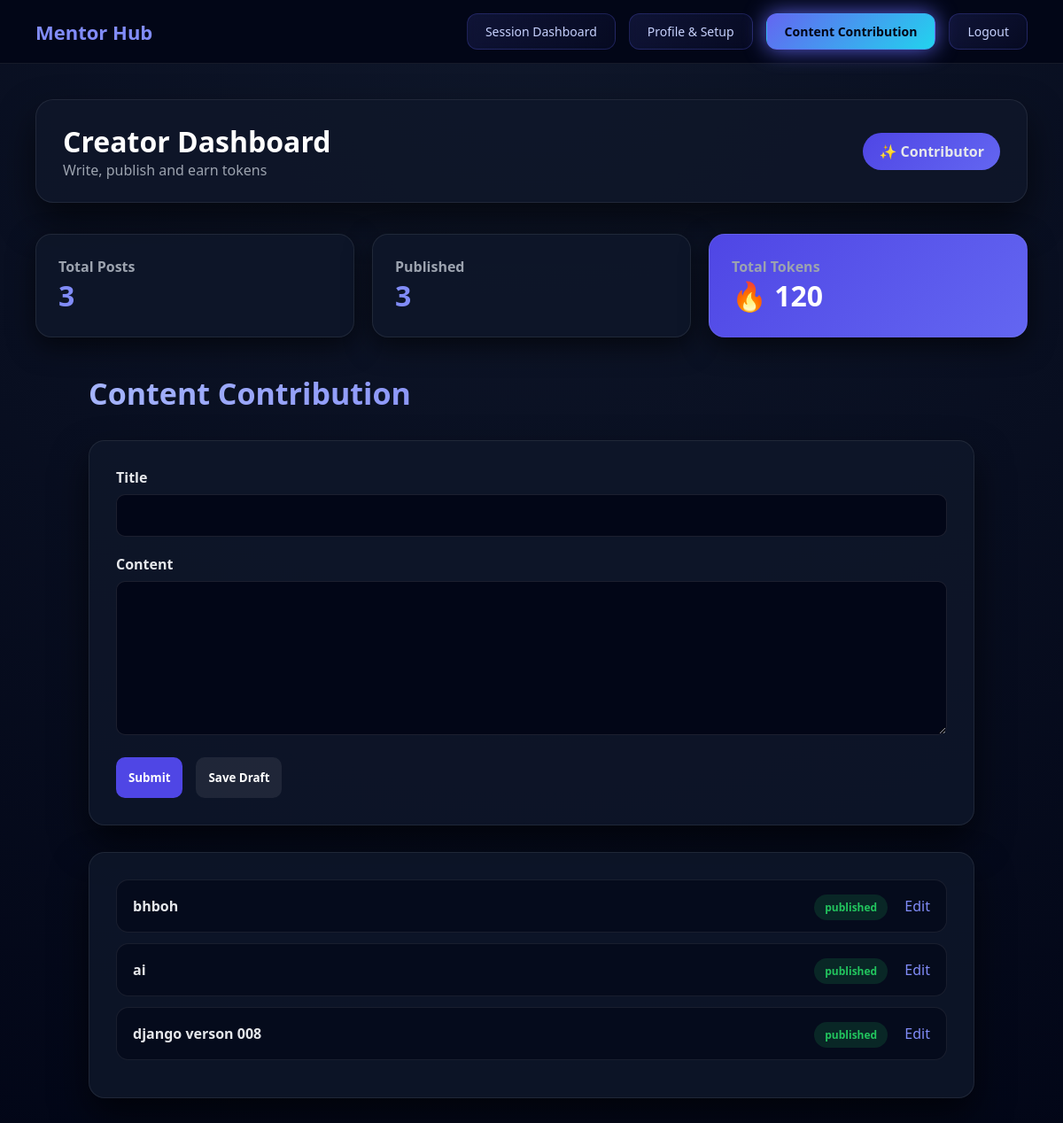
Screenshot of /mentor/dashboard/content (signed in) with the database file from the repository.
### mentor/models.py (models this page shows, shortened)
class ContentContribution(models.Model):
    STATUS_CHOICES = [
        ('draft', 'Draft'),
        ('pending', 'Pending Review'),
        ('published', 'Published'),
        ('rejected', 'Rejected'),
    ]
    author = models.ForeignKey(
        CustomUser,
        on_delete=models.CASCADE,
        related_name='mentor_contributions'
    )
    title = models.CharField(max_length=200)
    body = models.TextField()
    status = models.CharField(max_length=20, choices=STATUS_CHOICES, default='draft')
    token_reward = models.IntegerField(default=0)
    views_count = models.IntegerField(default=0)
    created_at = models.DateTimeField(auto_now_add=True)
    updated_at = models.DateTimeField(auto_now=True)
    published_at = models.DateTimeField(blank=True, null=True)
    class Meta:
        verbose_name = "Content Contribution"
        verbose_name_plural = "Content Contributions"
        ordering = ['-created_at']

### mentor/views.py (the view)
# urls.py: path('dashboard/content', views.mentor_content, name='mentor_content'),
@login_required
def mentor_content(request):
    if request.user.role !='mentor':
        messages.error(request,"⛔ Only mentors can add availability slots.")
        return redirect('home')
    if not request.user.is_approved:
        messages.error(request,"⏳ You must be approved by admin to access the mentor dashboard.")
        return redirect('home')
    contributions = ContentContribution.objects.filter(
        author=request.user
    ).order_by('-created_at')[:10]
    context={'contributions':contributions,}
    return render(request,'mentor/content.html',context)

### mentor/templates/mentor/content.html (shortened to what this page needs)
{% extends 'dashboard/mentorbase.html'%}
{% block content %}
<div class="dashboard-header">
    <div>
        <h1>Creator Dashboard</h1>
        <p>Write, publish and earn tokens</p>
    </div>
    <div class="user-chip">✨ Contributor</div>
</div>
<div class="stats-grid">
    <div class="stat-card">
        <h4>Total Posts</h4>
        <span>{{ contributions|length }}</span>
    </div>
    <div class="stat-card">
        <h4>Published</h4>
        <span>{{ contributions|length }}</span>
    </div>
    <div class="stat-card highlight">
        <h4>Total Tokens</h4>
        <span>🔥 {{ total_tokens|default:"120" }}</span>
    </div>
</div>
<div id="content" class="content-view">
    <h2>Content Contribution</h2>
    <div class="card">
        <form method="POST">
            <div class="form-group">
                <label>Title</label>
                <input type="text" name="title" required>
            </div>
            <div class="form-group">
                <label>Content</label>
                <textarea rows="8" name="body" required></textarea>
            </div>
            <div style="display:flex;gap:15px;">
                <button class="btn btn-primary" type="submit" name="submit_type" value="publish">Submit</button>
                <button class="btn btn-gray" type="submit" name="submit_type" value="draft">Save Draft</button>
            </div>
        </form>
    </div>
    <div class="card">
        <ul class="content-list">
            {% for contrib in contributions %}
            <li class="content-item">
                <div><strong>{{ contrib.title }}</strong></div>
                <div>
                    <span class="status-badge {{ contrib.status }}">{{ contrib.status }}</span>
                    <a href="{% url 'edit_content' contrib.id %}" class="edit-link">Edit</a>
                </div>
            </li>
            {% endfor %}
        </ul>
    </div>
</div>
{% endblock %}

### rows the page displays
ContentContribution: title "bhboh", status "published"
ContentContribution: title "ai", status "published"
ContentContribution: title "django verson 008", status "published"

### other values shown
{{ contributions|length }} "3"
{{ total_tokens|default:"120" }} "120"
